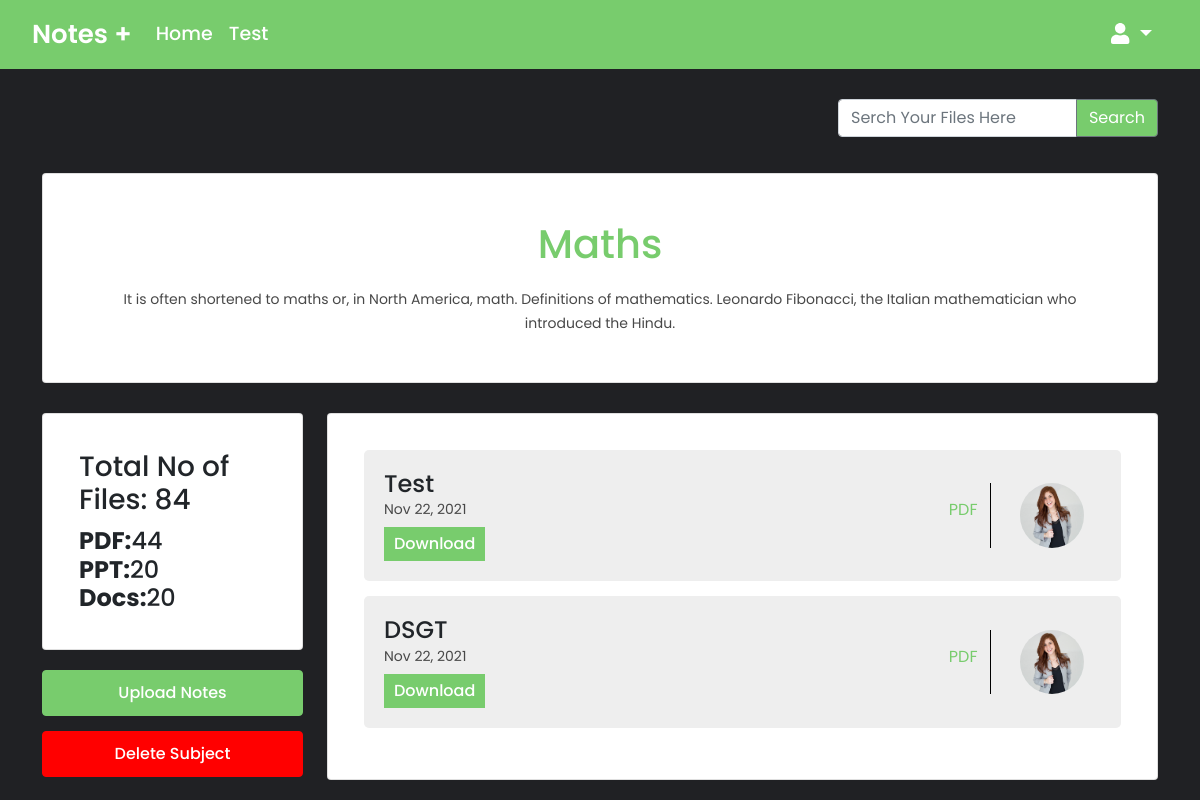
The page /subjectpage.php?sid=1 (signed in) on the database its author committed.
### tables this page shows
CREATE TABLE `subjects` (
  `id` int(11) NOT NULL,
  `subject` varchar(110) NOT NULL,
  `description` varchar(350) NOT NULL
);

CREATE TABLE `subjectpage` (
  `id` int(11) NOT NULL,
  `sid` int(11) NOT NULL,
  `filename` text NOT NULL,
  `filedetails` text NOT NULL,
  `subjectname` text NOT NULL,
  `uploaded_on` timestamp NOT NULL DEFAULT current_timestamp() ON UPDATE current_timestamp()
);

### functions.php (called while the page is built, shortened)
<?php
function role($conn)
{
    if (isset($_SESSION['email'])) {
        $email = $_SESSION['email'];
        $query = "SELECT role from users WHERE email = '$email'";
        $result = mysqli_query($conn, $query);
        $row = mysqli_fetch_assoc($result);
        if ($row['role'] == 'admin') {
            return true;
        }else{
            return false;
        }
    }else{
        return false;
    }
}

### subjectpage.php (the view, shortened to what this page needs)
<?php
include('connection.php');
include('functions.php');
$getsid = $_GET['sid'];
$query = "SELECT * FROM subjectpage WHERE sid = '$getsid'";
$result = mysqli_query($conn, $query);
$queryMain = "SELECT * FROM subjects WHERE id = '$getsid'";
$resultMain = mysqli_query($conn, $queryMain);
$getDataMain = mysqli_fetch_assoc($resultMain);
include('includes/head.php');
include('includes/navbar.php');
?>
<div class="container">
    <form method="POST" class="custom-search">
        <div class="input-group mb-3">
            <input type="text" class="form-control" placeholder="Serch Your Files Here" name="searchValue">
            <button class="btn btn-outline-secondary" type="submit" id="searchBtn" name="searchBtn">Search</button>
        </div>
    </form>
    <section class="subdetails">
        <div class="card">
            <div class="card-body">
                <h1><?php echo $getDataMain['subject'] ?></h1>
                <p><?php echo $getDataMain['description'] ?></p>
            </div>
        </div>
    </section>
    <div class="row">
        <div class="col-sm-3">
            <section class="files-info">
                <div class="card">
                    <div class="card-body">
                        <h3>Total No of Files: 84</h3>
                        <h4><b>PDF:</b>44</h4>
                        <h4><b>PPT:</b>20</h4>
                        <h4><b>Docs:</b>20</h4>
                    </div>
                </div>
                <button type="button" class="btn btn-custom" data-bs-toggle="modal" data-bs-target="#uploadNotes">
                    Upload Notes
                </button>
                <?php
                if (role($conn)) {
                ?>
                    <form method="POST">
                        <button type="submit" class="btn btn-custom bg-red" name="deleteSub">
                            Delete Subject
                        </button>
                    </form>
                <?php
                }
                ?>
            </section>
        </div>
        <div class="col-sm-9">
            <section class="files">
                <div class="card">
                    <div class="card-body withoutSearch">
                        <?php
                        $search = '';
                        if ($search) {
                            $query = "SELECT * FROM subjectpage WHERE `filedetails` LIKE '%$search%' AND sid = '$getsid'";
                            $result =  mysqli_query($conn, $query);
                        } else {
                            $query = "SELECT * FROM subjectpage WHERE sid = '$getsid'";
                            $result =  mysqli_query($conn, $query);
                        }
                        for ($i = 0; $i < mysqli_num_rows($result); $i++) {
                            $getData = mysqli_fetch_assoc($result);
                            $dateOnly = $getData['uploaded_on'];
                        ?>
                            <div class="notes-box">
                                <div class="row align-items-center">
                                    <div class="col-10">
                                        <h4><?php echo $getData['filedetails']; ?></h4>
                                        <div class="clearfix">
                                            <p><?php echo date('M d, Y', strtotime($dateOnly)) ?></p><span>PDF</span>
                                        </div>
                                        <a href="uploads/<?php echo $getData['filename'] ?>" class="btn-custom" download>Download</a>
                                    </div>
                                    <div class="col-2 border-left">
                                        <img class="img-fluid rounded-circle" src="images/profile.jpg" alt="Profile">
                                    </div>
                                </div>
                            </div>
                        <?php
                        }
                        ?>
                    </div>
                </div>
            </section>
        </div>
    </div>
</div>
<?php include('includes/foot.php') ?>

### css/style.css (style rules this page uses)
:root { --primary: #78cc6d; --text: #484848; }
* { margin: 0; padding: 0; box-sizing: border-box }
a { color: var(--primary); text-decoration: none; }
body, html { height: 100%; font-family: 'Poppins', sans-serif; background-color: #202124; }
h1, h2, h3, h4, h5, h6 { margin: 0; }
p { font-family: 'Poppins', sans-serif; font-size: 14px; line-height: 1.7; color: var(--text); margin: 0 }
.btn-custom { width: 100%; background-color: var(--primary); border-color: var(--primary); padding: 10px; color: white; font-weight: 500; transition: 0.3s; display: inline-block; }
.bg-red { background-color: red; border-color: red; margin-top: 15px; }
.subdetails { margin-top: 20px; text-align: center; margin-bottom: 30px; }
.subdetails .card { padding: 30px; }
.subdetails h1 { margin-bottom: 20px; color: var(--primary); }
.files .card { padding: 20px; }
.files .notes-box { background-color: #eee; padding: 20px; border-radius: 5px; margin-bottom: 15px; }
.files .notes-box p { float: left; }
.files .notes-box span { float: right; color: var(--primary); }
.files .notes-box .btn-custom { width: auto; margin-top: 5px; padding: 5px 10px; }
.files .notes-box img { max-width: 65%; margin: 0 auto; display: block; }
.files .notes-box .border-left { border-left: 1px solid #000; }
.files-info .card { padding: 20px; margin-bottom: 20px; }
.files-info h3 { margin-bottom: 10px; }
.custom-search { margin-top: 30px; display: flex; justify-content: flex-end; }
.custom-search .input-group { width: 320px; }
.custom-search .btn { background-color: var(--primary); color: white; transition: 0.3s; }

### rows shown on the page
subjects: subject "Maths", description "It is often shortened to maths or, in North America, math. Definitions of mathematics. Leonardo Fibonacci, the Italian mathematician who introduced the Hindu."
subjectpage: filedetails "Test", uploaded_on "Nov 22, 2021"
subjectpage: filedetails "DSGT", uploaded_on "Nov 22, 2021"
